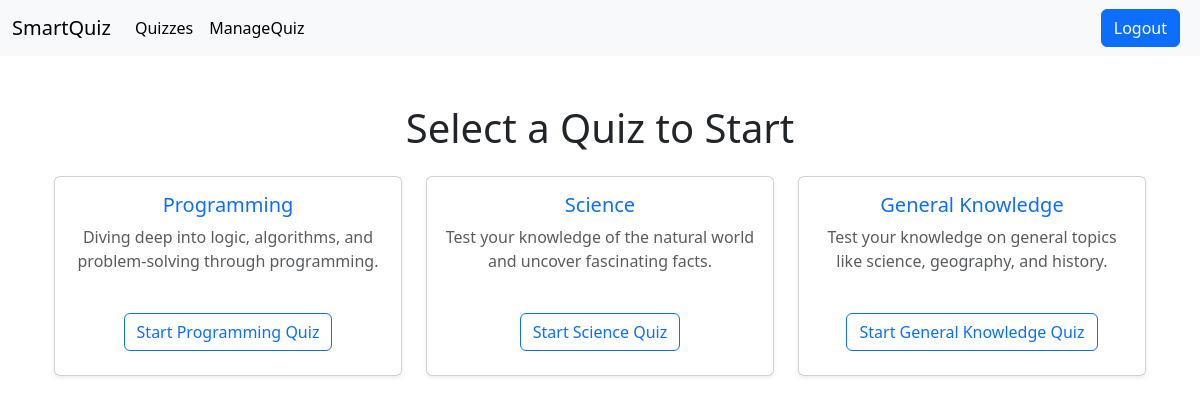
The app's page / (signed in) with its own data.
### quiz/models.py (models this page shows, shortened)
class QuizType(models.Model):
    name = models.CharField(max_length=100, unique=True)
    description = models.TextField()

### quiz/views.py (the view)
# urls.py: path('', views.home, name='home'),
def home(request):
    quiz_types = QuizType.objects.all()
    return render(request, 'home.html', {'quiz_types': quiz_types})

### templates/home.html (shortened to what this page needs)
{% extends "base.html" %} {% block content %}
  <div class="container mt-5">
    {% if user.is_authenticated %}
      <h1 class="text-center mb-4">Select a Quiz to Start</h1>
      <div class="row">
        {% for quiz in quiz_types %}
        <div class="col-md-4 mb-4">
          <div class="card shadow-sm h-100 d-flex flex-column">
            <div class="card-body">
              <h5 class="card-title text-center text-primary">{{ quiz.name }}</h5>
              <p class="card-text text-center text-muted">{{ quiz.description }}</p>
            </div>
            <div class="mt-auto text-center">
              <a
                href="{% url 'quiz:start_quiz' quiz.id %}"
                class="btn btn-outline-primary w-90 my-4">
                Start {{ quiz.name }} Quiz
              </a>
            </div>
          </div>
        </div>
        {% endfor %}
      </div>
    {% endif %}
  </div>
{% endblock %}

### records on screen
QuizType: name "Programming", description "Diving deep into logic, algorithms, and problem-solving through programming."
QuizType: name "Science", description "Test your knowledge of the natural world and uncover fascinating facts."
QuizType: name "General Knowledge", description "Test your knowledge on general topics like science, geography, and history."
